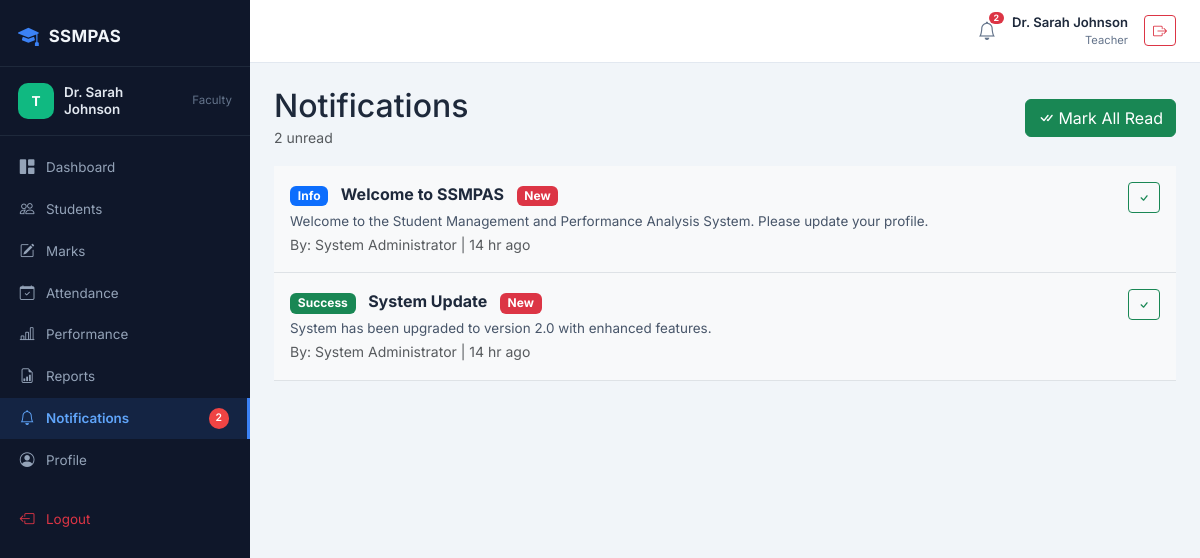
The page /teacher/notifications.php (signed in) on the database its author committed.
### tables this page shows
CREATE TABLE `notifications` (
    `id` INT AUTO_INCREMENT PRIMARY KEY,
    `title` VARCHAR(200) NOT NULL,
    `message` TEXT NOT NULL,
    `type` ENUM('info', 'warning', 'success', 'danger') NOT NULL DEFAULT 'info',
    `target_role` ENUM('all', 'admin', 'teacher', 'student') NOT NULL DEFAULT 'all',
    `target_user_id` INT DEFAULT NULL,
    `is_read` TINYINT(1) NOT NULL DEFAULT 0,
    `created_by` INT DEFAULT NULL,
    `created_at` TIMESTAMP DEFAULT CURRENT_TIMESTAMP,
    INDEX `idx_target_role` (`target_role`),
    INDEX `idx_target_user` (`target_user_id`),
    INDEX `idx_is_read` (`is_read`),
    FOREIGN KEY (`target_user_id`) REFERENCES `users`(`id`) ON DELETE CASCADE,
    FOREIGN KEY (`created_by`) REFERENCES `users`(`id`) ON DELETE SET NULL
);

CREATE TABLE `users` (
    `id` INT AUTO_INCREMENT PRIMARY KEY,
    `name` VARCHAR(100) NOT NULL,
    `email` VARCHAR(150) NOT NULL,
    `password` VARCHAR(255) NOT NULL,
    `role` ENUM('admin', 'teacher', 'student') NOT NULL DEFAULT 'student',
    `profile_photo` VARCHAR(255) DEFAULT NULL,
    `is_active` TINYINT(1) NOT NULL DEFAULT 1,
    `last_login` DATETIME DEFAULT NULL,
    `created_at` TIMESTAMP DEFAULT CURRENT_TIMESTAMP,
    `updated_at` TIMESTAMP DEFAULT CURRENT_TIMESTAMP ON UPDATE CURRENT_TIMESTAMP,
    UNIQUE KEY `uk_email` (`email`),
    INDEX `idx_role` (`role`),
    INDEX `idx_is_active` (`is_active`)
);

### includes/helpers.php (called while the page is built, shortened)
<?php
function time_ago($datetime) {
    $time = strtotime($datetime);
    $diff = time() - $time;
    if ($diff < 86400) return floor($diff / 3600) . ' hr ago';
    return date('M d, Y', $time);
}
function e($string) {
    return htmlspecialchars($string ?? '', ENT_QUOTES, 'UTF-8');
}

### teacher/notifications.php (the view, shortened to what this page needs)
<?php
include "../config/db.php";
include "../includes/helpers.php";
$role = $_SESSION['role']; $uid = $_SESSION['user_id'];
$notifications = $conn->prepare("SELECT n.*, u.name AS creator_name FROM notifications n LEFT JOIN users u ON n.created_by=u.id WHERE n.target_role='all' OR n.target_role=? OR n.target_user_id=? ORDER BY n.created_at DESC LIMIT 30");
$notifications->execute([$role,$uid]); $notifications = $notifications->fetchAll();
$unread_stmt = $conn->prepare("SELECT COUNT(*) FROM notifications WHERE is_read=0 AND (target_role='all' OR target_role=? OR target_user_id=?)");
$unread_stmt->execute([$role,$uid]); $unread = (int)$unread_stmt->fetchColumn();
include "../includes/header.php";
include "../includes/sidebar_teacher.php";
include "../includes/topbar.php";
?>
<div class="layout"><div class="main-content"><div class="content">
<div class="d-flex justify-content-between align-items-center mb-3">
    <div><h2 class="mb-0">Notifications</h2><small class="text-muted"><?= $unread ?> unread</small></div>
    <div class="d-flex gap-2">
        <?php if($unread>0): ?><a href="notifications.php?mark_read=all" class="btn btn-success"><i class="bi bi-check-all me-1"></i>Mark All Read</a><?php endif; ?>
    </div>
</div>
<?php foreach($notifications as $n): ?>
<div class="border-bottom p-3 <?= !$n['is_read'] ? 'bg-light' : '' ?>">
    <div class="d-flex justify-content-between align-items-start">
        <div>
            <span class="badge bg-<?= $n['type']==='info'?'primary':($n['type']==='warning'?'warning':($n['type']==='success'?'success':'danger')) ?> me-2"><?= e(ucfirst($n['type'])) ?></span>
            <strong><?= e($n['title']) ?></strong>
            <?php if(!$n['is_read']): ?><span class="badge bg-danger ms-2">New</span><?php endif; ?>
            <p class="mb-0 mt-1" style="font-size:.84rem;color:#475569"><?= e($n['message']) ?></p>
            <small class="text-muted">By: <?= e($n['creator_name']??'System') ?> | <?= time_ago($n['created_at']) ?></small>
        </div>
        <?php if(!$n['is_read']): ?>
        <a href="notifications.php?mark_read=<?= $n['id'] ?>" class="btn btn-sm btn-outline-success"><i class="bi bi-check"></i></a>
        <?php endif; ?>
    </div>
</div>
<?php endforeach; if(!$notifications): ?><div class="empty-state py-5"><i class="bi bi-bell-slash"></i><h3>No notifications</h3></div><?php endif; ?>
</div></div></div>

### assets/css/dashboard.css (style rules this page uses)
*,*::before,*::after { box-sizing:border-box;margin:0;padding:0 }
html { scroll-behavior:smooth }
body { font-family:'Inter','Segoe UI',sans-serif;background:#f1f5f9;color:#1e293b;line-height:1.55;overflow-x:hidden }
a { text-decoration:none;color:inherit }
.layout { display:flex;min-height:100vh }
.main-content { flex:1;margin-left:250px;padding:0;display:flex;flex-direction:column;min-height:100vh }
.content { padding:24px;flex:1 }

### rows shown on the page
notifications: type "Info", title "Welcome to SSMPAS", is_read "New", message "Welcome to the Student Management and Performance Analysis System. Please update your profile.", created_by.name "System Administrator", created_at "14 hr ago"
notifications: type "Success", title "System Update", is_read "New", message "System has been upgraded to version 2.0 with enhanced features.", created_by.name "System Administrator", created_at "14 hr ago"

### other values the page prints
$_SESSION['name'] "Dr. Sarah Johnson"
$noti_count "2"
$_SESSION['role'] "Teacher"
$unread "2"
